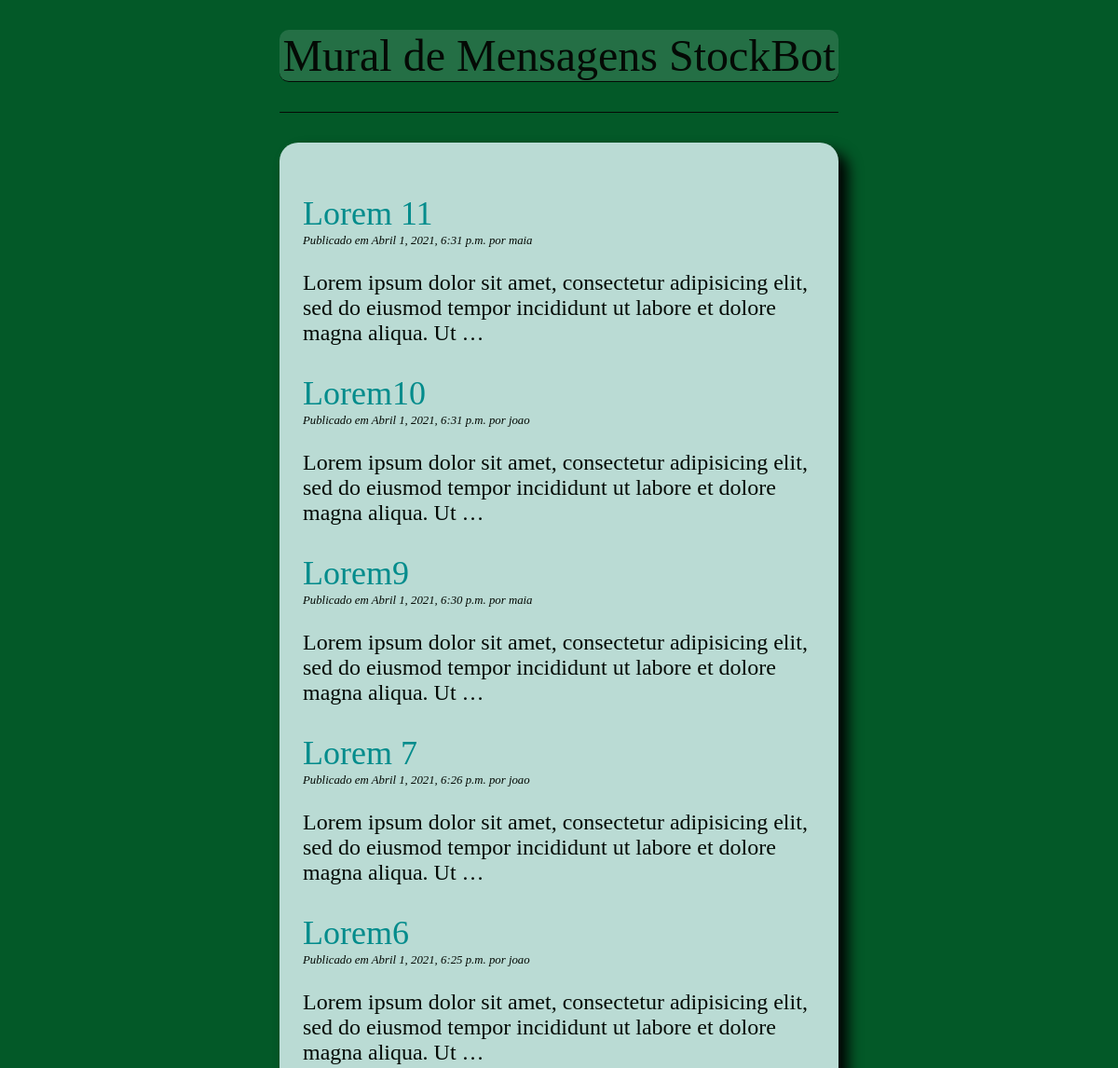
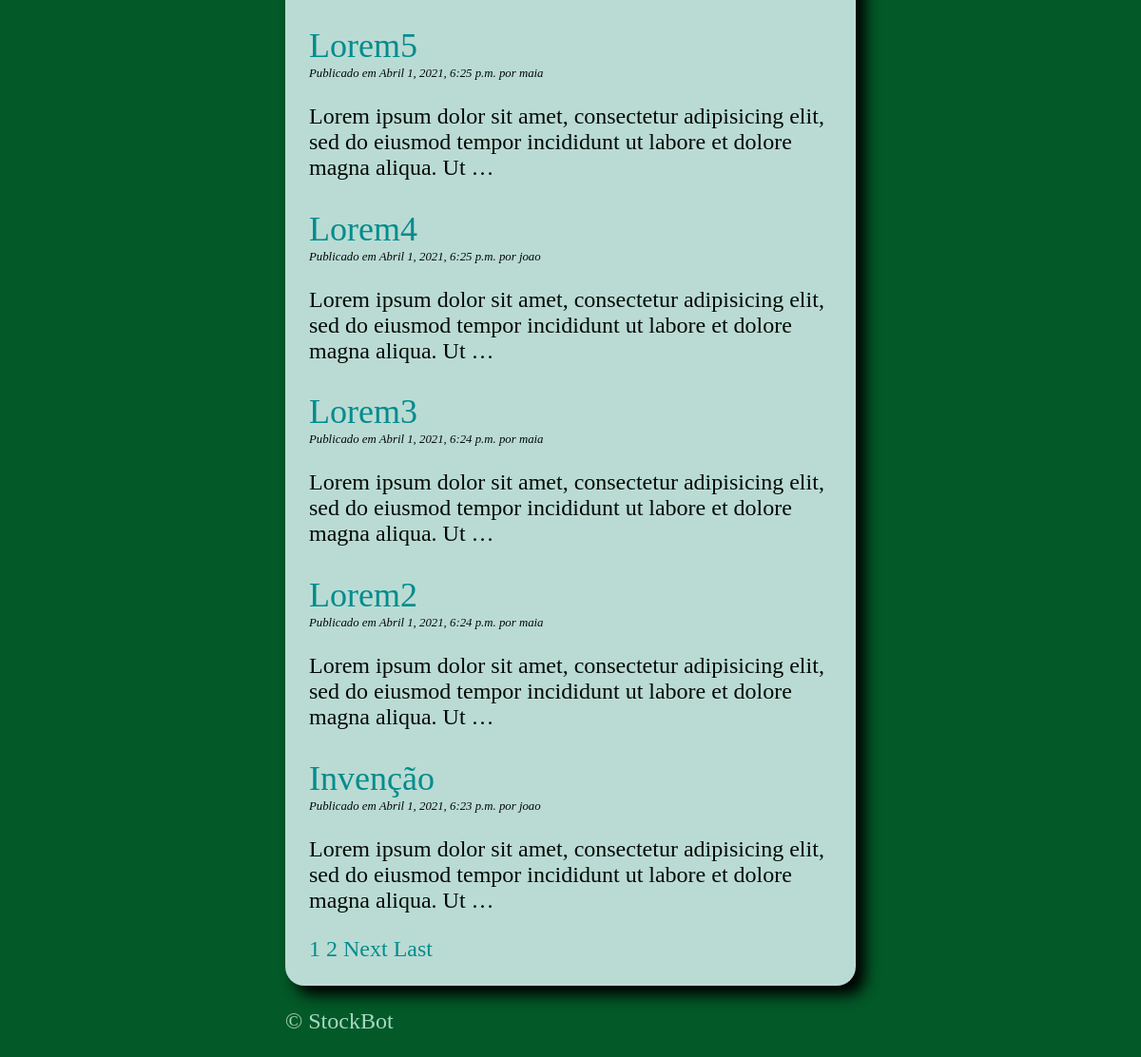
Screenshot of /blog/ with the database file from the repository (2 pictures, top to bottom).
### blog/models.py (models this page shows, shortened)
class Post(models.Model): #subclass da Model o nome é post pois haverão postagens
    title = models.CharField(max_length=255) # Todo post necessita um Título e o maximo serão 255 caracteres
    slug = models.SlugField(max_length=255, unique = True) # é o texto na url dos posts, por exemplo www.meusite.com/blog/ (o que estiver no slug) e ele será unico e não se repete na tabela
    author = models.ForeignKey(User, on_delete=models.CASCADE) #autor do post, o propio User ja vem com varias funções como nome , lastname, email , etc. many to one => um autor pdoe escrever varios posts e se usuário for excluído , os posts são deletados, como é um texto , não tem limite , diferente do titulo
    body = models.TextField()
    created = models.DateTimeField(auto_now_add=True) #essa tabela ira adicionar exatamente a hora que foi adicionado o post
    updated = models.DateTimeField(auto_now=True) # nesse caso a cada modificação no artigo, ele irá atualizar automaticamente.
    class Meta:
        ordering = ("-created",)
    def get_absolute_url(self): # fazer link para o url do artigo sozinho no propio blog, apertando no link e chegando ao artigo
        return reverse("blog:detail", kwargs={"slug": self.slug})

### blog/views.py (the view)
# urls.py: path("", views.PostListView.as_view(), name="list"),
class PostListView(ListView): # Criei as classes para herdarem as views e depois crei a variavel model" para receberem o valor de Post(classe criada em models.py) , ou seja os posts
    model = Post
    paginate_by = 10

### blog/templates/blog/post_list.html (shortened to what this page needs)
{% extends "blog/base.html" %}
{% block content %}
    {% for post in post_list  %}
    <article>
        <h2> <a href="{{ post.get_absolute_url }}">
            {{ post.title| title }}
        </a>
        </h2>
        <p class="date">
            Publicado em {{ post.created }} por {{ post.author}}
        </p>
        {{ post.body|linebreaks|truncatewords:20 }}
    </article>
    {% endfor %}
    {% if is_paginated %}
        {% for num in page_obj.paginator.page_range %}
            {% if page_obj.number == num %}
                 <a class="btn btn-info mb-4" href="?page={{ num }}">{{ num }}</a>
            {% elif num > page_obj.number|add:'-3' and num < page_obj.number|add:'3' %}
                <a class="btn btn-outline-info mb-4" href="?page={{ num }}">{{ num }}</a>
            {% endif %}
        {% endfor %}
        {% if page_obj.has_next %}
            <a class="btn btn-outline-info mb-4" href="?page={{ page_obj.next_page_number ">Next</a>
            <a class="btn btn-outline-info mb-4" href="?page={{ page_obj.paginator.num_pages }}">Last</a>
        {% endif %}
    {% endif %}
{% endblock content %}

### blog/static/css/blog.css (style rules this page uses)
body { margin: 0 25%; font-family: Verdana; font-size: 1.5rem; color: #040a05; background-color: #035928; }
h2 { color: #000000; font-weight: normal; margin-bottom: 1px; }
a { color:#038C8C; text-decoration:none; }
p.date { font-size: 0.8rem; font-style: italic; margin-top: 1px; }

### rows the page displays
Post: title "Lorem 11", created "Abril 1, 2021, 6:31 p.m.", author "maia", body "Lorem ipsum dolor sit amet, consectetur adipisicing elit, sed do eiusmod tempor incididunt ut labore et dolore magna aliqua. Ut …"
Post: title "Lorem10", created "Abril 1, 2021, 6:31 p.m.", author "joao", body "Lorem ipsum dolor sit amet, consectetur adipisicing elit, sed do eiusmod tempor incididunt ut labore et dolore magna aliqua. Ut …"
Post: title "Lorem9", created "Abril 1, 2021, 6:30 p.m.", author "maia", body "Lorem ipsum dolor sit amet, consectetur adipisicing elit, sed do eiusmod tempor incididunt ut labore et dolore magna aliqua. Ut …"
Post: title "Lorem 7", created "Abril 1, 2021, 6:26 p.m.", author "joao", body "Lorem ipsum dolor sit amet, consectetur adipisicing elit, sed do eiusmod tempor incididunt ut labore et dolore magna aliqua. Ut …"
Post: title "Lorem6", created "Abril 1, 2021, 6:25 p.m.", author "joao", body "Lorem ipsum dolor sit amet, consectetur adipisicing elit, sed do eiusmod tempor incididunt ut labore et dolore magna aliqua. Ut …"
Post: title "Lorem5", created "Abril 1, 2021, 6:25 p.m.", author "maia", body "Lorem ipsum dolor sit amet, consectetur adipisicing elit, sed do eiusmod tempor incididunt ut labore et dolore magna aliqua. Ut …"
Post: title "Lorem4", created "Abril 1, 2021, 6:25 p.m.", author "joao", body "Lorem ipsum dolor sit amet, consectetur adipisicing elit, sed do eiusmod tempor incididunt ut labore et dolore magna aliqua. Ut …"
Post: title "Lorem3", created "Abril 1, 2021, 6:24 p.m.", author "maia", body "Lorem ipsum dolor sit amet, consectetur adipisicing elit, sed do eiusmod tempor incididunt ut labore et dolore magna aliqua. Ut …"
Post: title "Lorem2", created "Abril 1, 2021, 6:24 p.m.", author "maia", body "Lorem ipsum dolor sit amet, consectetur adipisicing elit, sed do eiusmod tempor incididunt ut labore et dolore magna aliqua. Ut …"
Post: title "Invenção", created "Abril 1, 2021, 6:23 p.m.", author "joao", body "Lorem ipsum dolor sit amet, consectetur adipisicing elit, sed do eiusmod tempor incididunt ut labore et dolore magna aliqua. Ut …"

### other values shown
{{ num }} "1"
{{ num }} "2"
